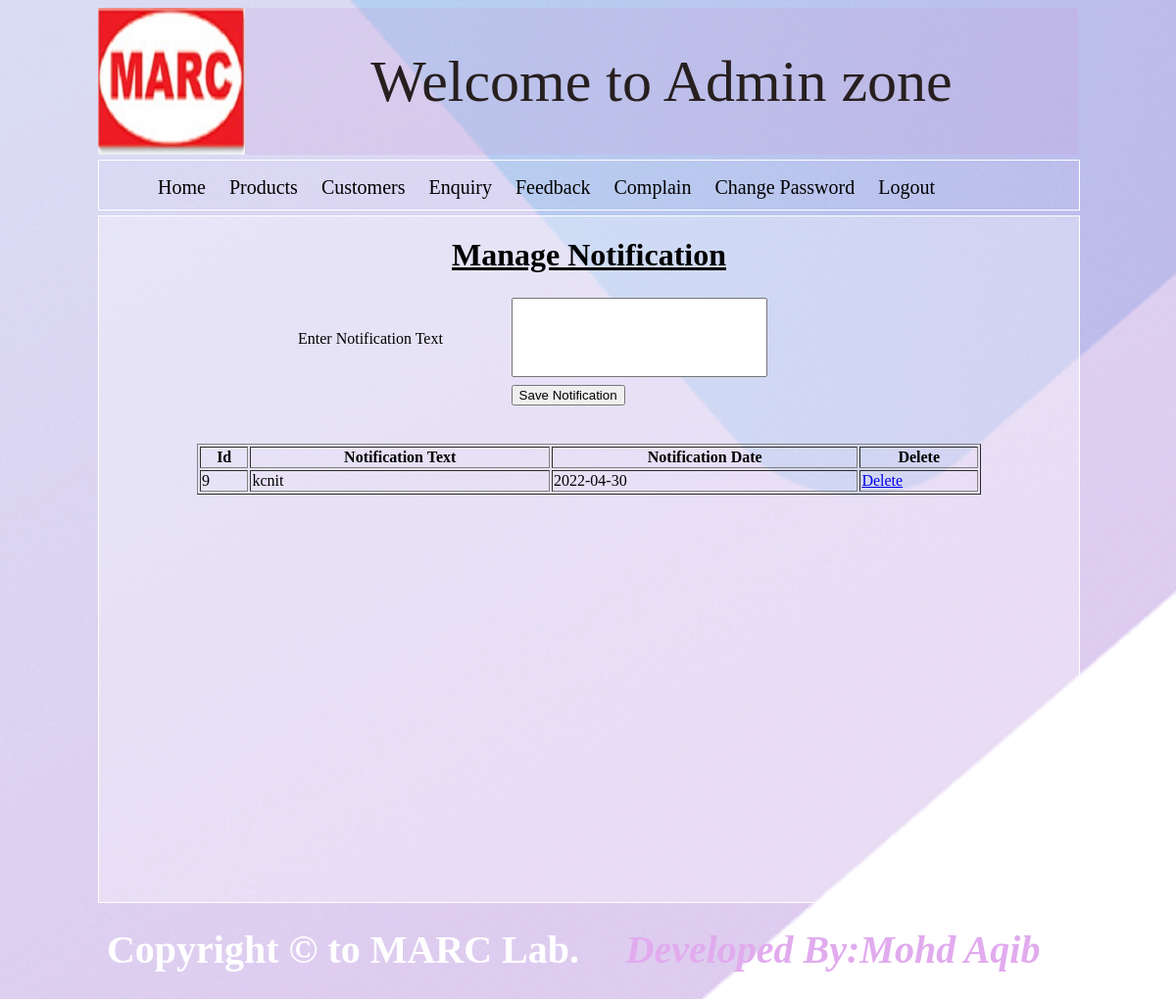
The app's page /adminzone/adminhome (signed in) with its own data.
### adminzone/models.py (models this page shows)
class Notification(models.Model):
    notificationtext=models.CharField(max_length=1000)
    notificationdate=models.CharField(max_length=20)

### adminzone/views.py (the view)
def adminhome(request):
    try:
        if request.session['adminid']:
            nf=Notification.objects.all()
            return render(request,'adminhome.html',{'nf':nf})
    except KeyError:
        return render(request,'adminlogin.html')

### adminzone/templates/adminhome.html (shortened to what this page needs)
{% extends "adminparent.html" %}
{% block body %}
<h1 style=" text-decoration: underline; color:black;text-align:center;">
    Manage Notification
</h1>
<form action="{% url 'adminzone:addnotification' %}" method="post">
    <table style="margin:0 auto;width:60%;">
        <tr>
            <td>Enter Notification Text</td>
            <td>
                <textarea name="notificationtext" rows="5" cols="30" style="resize:none;"></textarea>
            </td>
        </tr>
        <tr>
            <td>&nbsp;</td>
            <td>
                <input type="submit" value="Save Notification"/>
            </td>
        </tr>
    </table>
    <br/><br/>
    <table style="margin:0 auto;width:80%" border="1">
        <tr>
            <th>Id</th>
            <th>Notification Text</th>
            <th>Notification Date</th>
            <th>Delete</th>
        </tr>
        {% for n in nf %}
            <tr>
                <td>{{n.id}}</td>
                <td>{{n.notificationtext}}</td>
                <td>{{n.notificationdate}}</td>
                <td>
                    <a href="{% url 'adminzone:deletenotification' id=n.id %}">Delete</a>
                </td>
            </tr>
        {% endfor %}
    </table>
</form>
{% endblock body %}

### records on screen
Notification: id "9", notificationtext "kcnit", notificationdate "2022-04-30"
